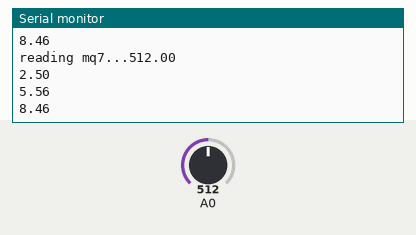
Bench run of a sketch on a simulated Arduino Uno, built with avr-gcc and run on an emulated ATmega328P. Parts: the last lines printed to the serial monitor. The test bench sets the inputs (shaded band); at power-on: A0 = 512.

Above: at 2.8 s.
2.9 s: A0 set to 0
At 4.5 s:
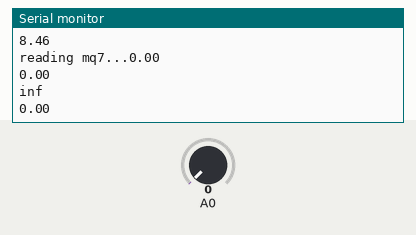
7.5 s: A0 set to 1023
At 8.9 s:
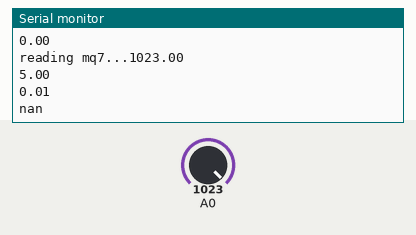
Timing chart, 0 to 10.5 s (numbered marks = the images above; inputs shaded):
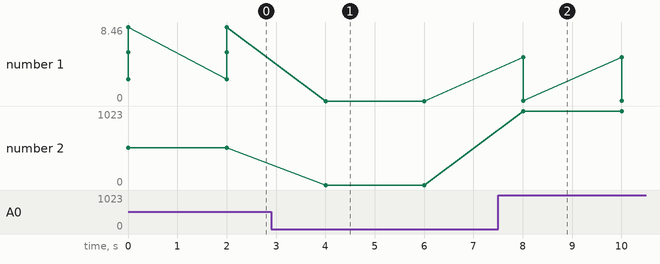

Measured:
- after the input at 2.9 s, the serial monitor: prints a new line after 1.1 s (image 1)
- after the input at 7.5 s, the serial monitor: prints a new line after 0.51 s (image 2)
- plotted number 1: 8.46 → 0 after the input at 2.9 s, 0 → 0.01 after the input at 7.5 s
- plotted number 2: 512 → 0 after the input at 2.9 s, 0 → 1023 after the input at 7.5 s

The sketch:

MQ7_improved.ino
```cpp
void setup() {
    Serial.begin(115200);
}

void loop() {
  float mq7_value;
  float mq7_volt;
  float mq7_gas;
  float mq7_ratio;
  float mq7_hold;
  float mq7_ppm;
  Serial.print("reading mq7...");
  mq7_value = analogRead(A0);
  //Serial.print("done!");
  mq7_volt = (float)mq7_value / 1024 * 5.0;
  mq7_gas = (5.0-mq7_volt)/mq7_volt;
  mq7_ratio = mq7_gas/0.18;
  mq7_hold = 24.671324557143727/(mq7_ratio-0.021209244624595787);
  mq7_ppm = pow(mq7_hold, (1/0.7));

          /*-Replace the name "R0" with the value of R0 in the demo of First Test -*/
    //ratio = RS_gas/0.18;  // ratio = RS/R0 (R0 = 0.18)
          /*-----------------------------------------------------------------------*/
  Serial.println(mq7_value);
  Serial.println(mq7_volt);
  Serial.println(mq7_ratio);
  Serial.print(mq7_ppm);

    Serial.print("\n\n");

    delay(2000);

}
```
